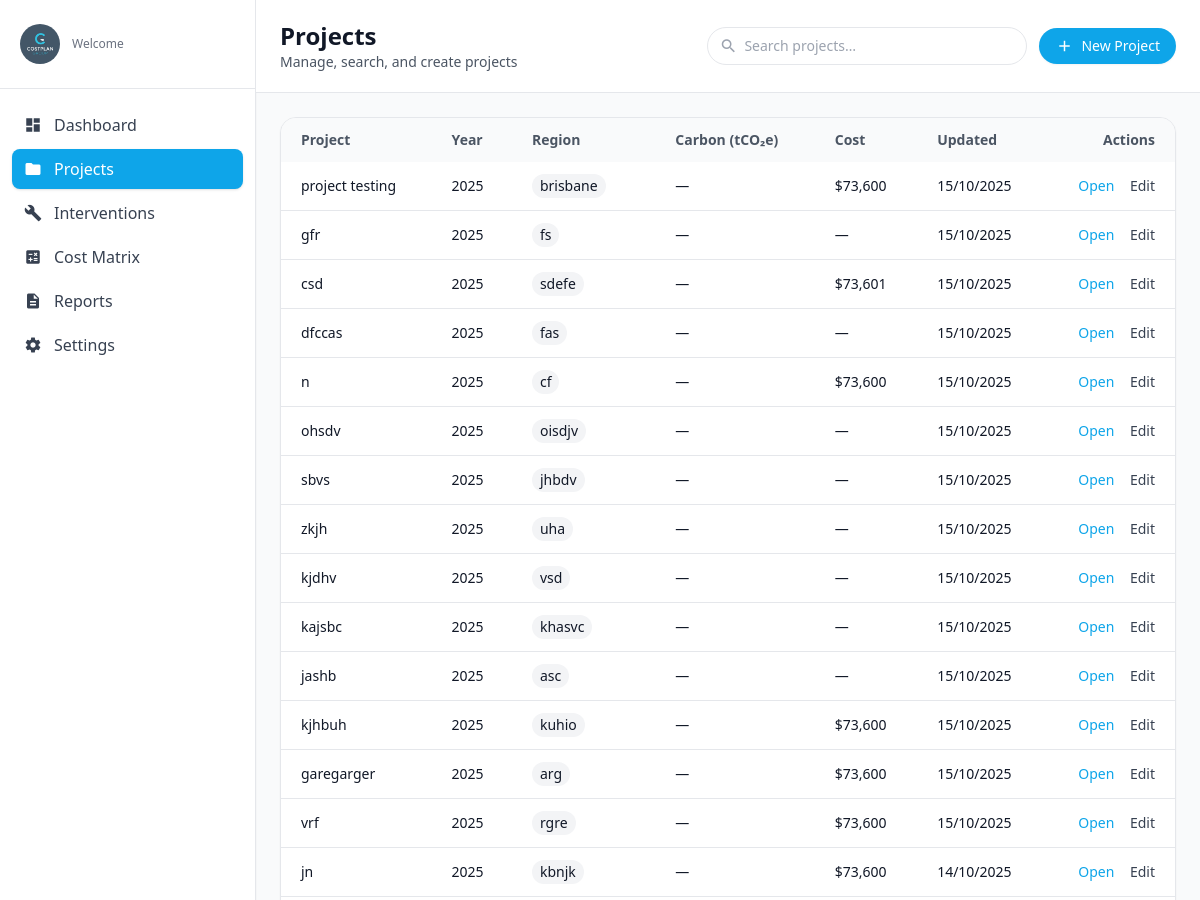
Before: /projects/ (signed in, upper part) with the older database file.
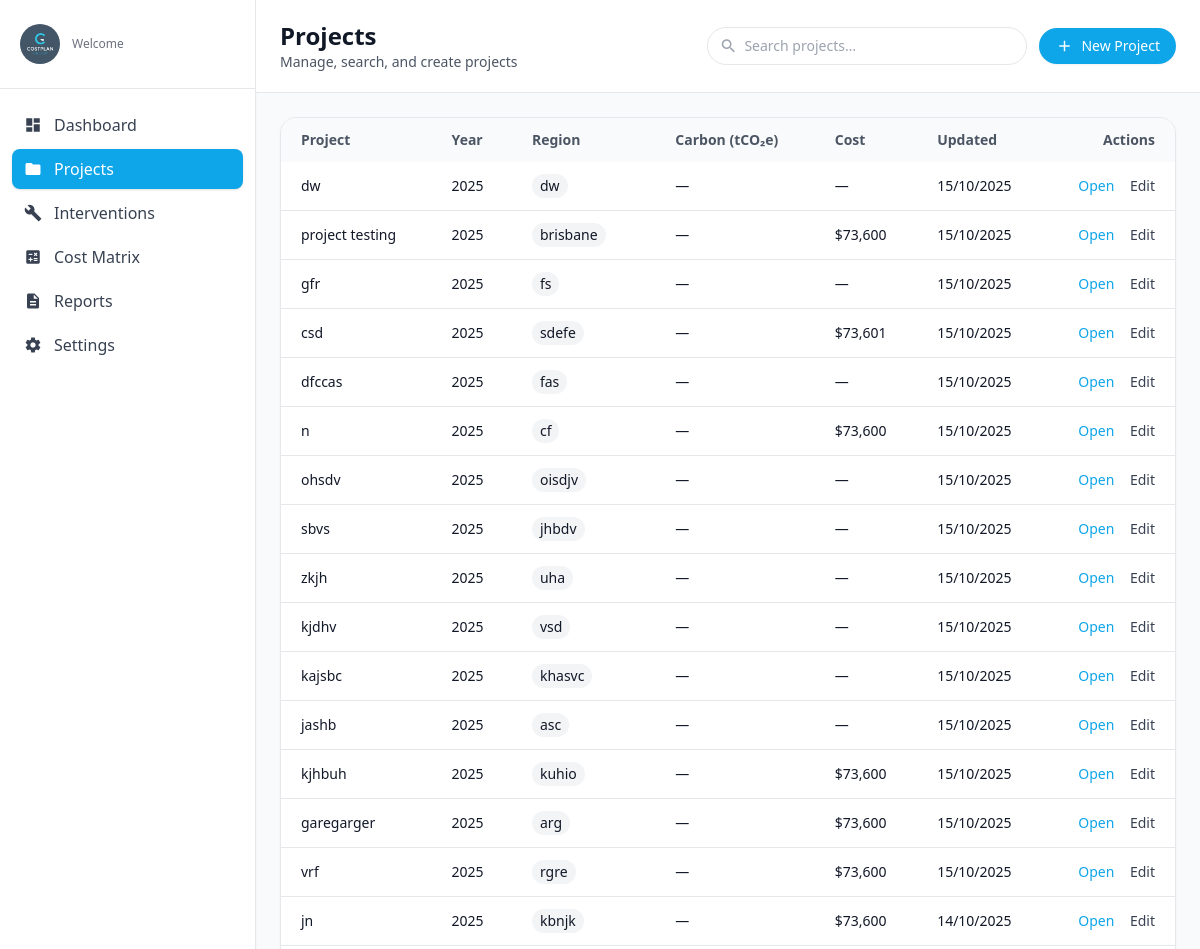
After: the same page with the newer database file.
### app1/models.py (models this page shows, shortened)
class Metrics(models.Model):
    id = models.AutoField(primary_key=True)
    user = models.ForeignKey(User, on_delete=models.SET_NULL, null=True, blank=True, related_name="metrics")
    project_code = models.CharField(max_length=120, null=True, blank=True)  # free-form link to a project if needed
    building_type = models.CharField(max_length=120, null=True, blank=True)
    roof_area_m2 = models.DecimalField(max_digits=12, decimal_places=2, null=True, blank=True)
    roof_percent_gifa = models.DecimalField(max_digits=6, decimal_places=2, null=True, blank=True)
    basement_present = models.BooleanField(default=False)
    basement_size_m2 = models.DecimalField(max_digits=12, decimal_places=2, null=True, blank=True)
    basement_percent_gifa = models.DecimalField(max_digits=6, decimal_places=2, null=True, blank=True)
    num_apartments = models.PositiveIntegerField(null=True, blank=True)
    num_keys = models.PositiveIntegerField(null=True, blank=True)
    num_wcs = models.PositiveIntegerField(null=True, blank=True)
    gifa_m2 = models.DecimalField("GIFA (m²)", max_digits=14, decimal_places=2, null=True, blank=True)
    external_wall_area_m2 = models.DecimalField(max_digits=14, decimal_places=2, null=True, blank=True)
    external_openings_m2 = models.DecimalField(max_digits=14, decimal_places=2, null=True, blank=True)
    building_footprint_m2 = models.DecimalField(max_digits=14, decimal_places=2, null=True, blank=True)
    estimated_auto_budget_aud = models.DecimalField(max_digits=16, decimal_places=2, null=True, blank=True)
    project_name = models.CharField(max_length=255, null=True, blank=True)
    location     = models.CharField(max_length=255, null=True, blank=True)
    created_at = models.DateTimeField(auto_now_add=True)
    updated_at = models.DateTimeField(auto_now=True)
    class Meta:
        db_table = "Metrics"
        indexes = [
            models.Index(fields=["building_type"]),
            models.Index(fields=["project_code"]),
            models.Index(fields=["created_at"]),
        ]

### app1/views.py (the view)
# urls.py: path('projects/', views.projects_view, name='projects'),
@login_required(login_url='login')
def projects_view(request: HttpRequest):
    q = (request.GET.get("q") or "").strip()
    qs = Metrics.objects.all().order_by("-updated_at", "-created_at")
    if q:
        qs = qs.filter(
            Q(project_name__icontains=q) |
            Q(building_type__icontains=q) |
            Q(location__icontains=q)
        )
    return render(request, "projects.html", {"projects": qs, "query": q})

### app1/context_processors.py (called while the page is built)
def theme_context(request):
    return {
        'current_theme': request.session.get('theme', 'light')
    }

### app1/templates/projects.html (shortened to what the changed rows need)
{% load static %}
{% load humanize %}
<!DOCTYPE html>
<html lang="en">
<head>
  <script src="https://cdn.tailwindcss.com"></script>
</head>
<body class="min-h-screen bg-gray-50 text-gray-900">
  <div class="flex min-h-screen">
    <main class="flex-1">
      <header class="bg-white border-b">
        <div class="max-w-7xl mx-auto px-6 py-5">
          <div class="flex flex-col gap-4 md:flex-row md:items-center md:justify-between">
            <div>
              <h1 class="text-2xl font-semibold">Projects</h1>
            </div>
          </div>
        </div>
      </header>
      <div class="max-w-7xl mx-auto px-6 py-6">
        <section class="bg-white border rounded-2xl shadow-sm overflow-x-auto">
          <table class="min-w-full text-sm">
            <thead class="bg-gray-50 text-gray-600">
              <tr>
                <th class="text-left px-5 py-3">Project</th>
                <th class="text-left px-5 py-3">Year</th>
                <th class="text-left px-5 py-3">Region</th>
                <th class="text-left px-5 py-3">Carbon (tCO₂e)</th>
                <th class="text-left px-5 py-3">Cost</th>
                <th class="text-left px-5 py-3">Updated</th>
                <th class="text-right px-5 py-3">Actions</th>
              </tr>
            </thead>
            <tbody id="projectRows" class="divide-y">
              {% for p in projects %}
              <tr class="hover:bg-gray-50" data-name="{{ p.project_name|default_if_none:'' }}">
                <td class="px-5 py-3 font-medium">
                  <a href="{% url 'project_detail' p.id %}" class="hover:underline">
                    {% if p.project_name %}{{ p.project_name }}{% else %}Project #{{ p.id }}{% endif %}
                  </a>
                </td>
                <td class="px-5 py-3">
                  {% if p.updated_at %}{{ p.updated_at|date:"Y" }}
                  {% elif p.created_at %}{{ p.created_at|date:"Y" }}
                  {% else %}—{% endif %}
                </td>
                <td class="px-5 py-3">
                  <span class="inline-flex items-center rounded-full bg-gray-100 px-2 py-0.5">
                    {{ p.location|default:"—" }}
                  </span>
                </td>
                <td class="px-5 py-3">—</td>
                <td class="px-5 py-3">
                  {% if p.estimated_auto_budget_aud %}
                    ${{ p.estimated_auto_budget_aud|floatformat:0|intcomma }}
                  {% else %}—{% endif %}
                </td>
                <td class="px-5 py-3">
                  {% if p.updated_at %}{{ p.updated_at|date:"d/m/Y" }}
                  {% elif p.created_at %}{{ p.created_at|date:"d/m/Y" }}
                  {% else %}—{% endif %}
                </td>
                <td class="px-5 py-3 space-x-3 text-right">
                  <a href="{% url 'project_detail' p.id %}" class="text-brand hover:text-brand-700">Open</a>
                  <a href="{% url 'project_detail' p.id %}?edit=1" class="text-gray-700 hover:text-gray-900">Edit</a>
                </td>
              </tr>
              {% empty %}
              <tr>
                <td colspan="7" class="px-5 py-6 text-gray-500">No projects found.</td>
              </tr>
              {% endfor %}
            </tbody>
          </table>
        </section>
      </div>
    </main>
  </div>
</body>
</html>

Changed rows visible on the page:
added Metrics: project_name "dw", updated_at "2025", location "dw", updated_at "15/10/2025"
